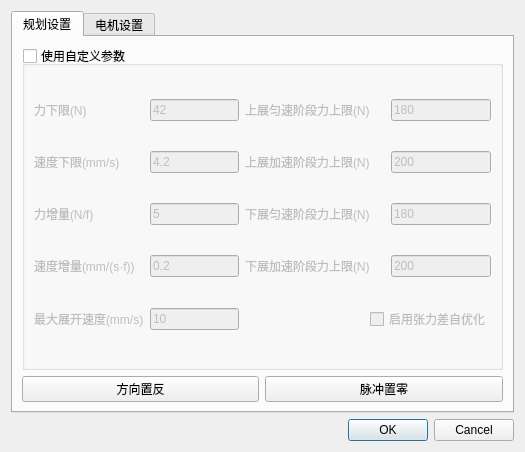
<?xml version="1.0" encoding="UTF-8"?>
<ui version="4.0">
 <class>SettingFilterDialog</class>
 <widget class="QDialog" name="SettingFilterDialog">
  <property name="geometry">
   <rect>
    <x>0</x>
    <y>0</y>
    <width>525</width>
    <height>452</height>
   </rect>
  </property>
  <property name="sizePolicy">
   <sizepolicy hsizetype="Minimum" vsizetype="Preferred">
    <horstretch>0</horstretch>
    <verstretch>0</verstretch>
   </sizepolicy>
  </property>
  <property name="minimumSize">
   <size>
    <width>0</width>
    <height>0</height>
   </size>
  </property>
  <property name="maximumSize">
   <size>
    <width>565</width>
    <height>16777215</height>
   </size>
  </property>
  <property name="windowTitle">
   <string>Dialog</string>
  </property>
  <layout class="QGridLayout" name="gridLayout">
   <item row="1" column="0">
    <widget class="QDialogButtonBox" name="buttonBox">
     <property name="orientation">
      <enum>Qt::Horizontal</enum>
     </property>
     <property name="standardButtons">
      <set>QDialogButtonBox::Cancel|QDialogButtonBox::Ok</set>
     </property>
    </widget>
   </item>
   <item row="0" column="0">
    <widget class="QTabWidget" name="tabWidget">
     <property name="currentIndex">
      <number>0</number>
     </property>
     <widget class="QWidget" name="tab">
      <attribute name="title">
       <string>规划设置</string>
      </attribute>
      <layout class="QGridLayout" name="gridLayout_4">
       <item row="1" column="1">
        <widget class="QPushButton" name="SetZero">
         <property name="text">
          <string>脉冲置零</string>
         </property>
        </widget>
       </item>
       <item row="1" column="0">
        <widget class="QPushButton" name="pushButton">
         <property name="text">
          <string>方向置反</string>
         </property>
         <property name="checkable">
          <bool>true</bool>
         </property>
         <property name="checked">
          <bool>false</bool>
         </property>
        </widget>
       </item>
       <item row="0" column="0" colspan="2">
        <widget class="QGroupBox" name="ParameterBox">
         <property name="enabled">
          <bool>true</bool>
         </property>
         <property name="maximumSize">
          <size>
           <width>16777215</width>
           <height>16777215</height>
          </size>
         </property>
         <property name="title">
          <string>使用自定义参数</string>
         </property>
         <property name="flat">
          <bool>true</bool>
         </property>
         <property name="checkable">
          <bool>true</bool>
         </property>
         <property name="checked">
          <bool>false</bool>
         </property>
         <layout class="QGridLayout" name="gridLayout_2">
          <item row="0" column="0">
           <widget class="QLabel" name="label_4">
            <property name="text">
             <string>力下限(N)</string>
            </property>
           </widget>
          </item>
          <item row="0" column="1">
           <widget class="QLineEdit" name="ForceLB">
            <property name="maximumSize">
             <size>
              <width>100</width>
              <height>16777215</height>
             </size>
            </property>
            <property name="text">
             <string>42</string>
            </property>
           </widget>
          </item>
          <item row="0" column="2" colspan="2">
           <widget class="QLabel" name="label_5">
            <property name="text">
             <string>上展匀速阶段力上限(N)</string>
            </property>
           </widget>
          </item>
          <item row="0" column="4">
           <widget class="QLineEdit" name="FALow">
            <property name="maximumSize">
             <size>
              <width>100</width>
              <height>16777215</height>
             </size>
            </property>
            <property name="text">
             <string>180</string>
            </property>
           </widget>
          </item>
          <item row="1" column="0">
           <widget class="QLabel" name="label_3">
            <property name="text">
             <string>速度下限(mm/s)</string>
            </property>
           </widget>
          </item>
          <item row="1" column="1">
           <widget class="QLineEdit" name="VelLB">
            <property name="maximumSize">
             <size>
              <width>100</width>
              <height>16777215</height>
             </size>
            </property>
            <property name="text">
             <string>4.2</string>
            </property>
           </widget>
          </item>
          <item row="1" column="2" colspan="2">
           <widget class="QLabel" name="label_6">
            <property name="text">
             <string>上展加速阶段力上限(N)</string>
            </property>
           </widget>
          </item>
          <item row="1" column="4">
           <widget class="QLineEdit" name="FAHigh">
            <property name="maximumSize">
             <size>
              <width>100</width>
              <height>16777215</height>
             </size>
            </property>
            <property name="text">
             <string>200</string>
            </property>
           </widget>
          </item>
          <item row="2" column="0">
           <widget class="QLabel" name="label">
            <property name="text">
             <string>力增量(N/f)</string>
            </property>
           </widget>
          </item>
          <item row="2" column="1">
           <widget class="QLineEdit" name="ForceInc">
            <property name="maximumSize">
             <size>
              <width>100</width>
              <height>16777215</height>
             </size>
            </property>
            <property name="text">
             <string>5</string>
            </property>
           </widget>
          </item>
          <item row="2" column="2" colspan="2">
           <widget class="QLabel" name="label_7">
            <property name="text">
             <string>下展匀速阶段力上限(N)</string>
            </property>
           </widget>
          </item>
          <item row="2" column="4">
           <widget class="QLineEdit" name="FELow">
            <property name="maximumSize">
             <size>
              <width>100</width>
              <height>16777215</height>
             </size>
            </property>
            <property name="text">
             <string>180</string>
            </property>
           </widget>
          </item>
          <item row="3" column="0">
           <widget class="QLabel" name="label_2">
            <property name="text">
             <string>速度增量(mm/(s·f))</string>
            </property>
           </widget>
          </item>
          <item row="3" column="1">
           <widget class="QLineEdit" name="VelInc">
            <property name="maximumSize">
             <size>
              <width>100</width>
              <height>16777215</height>
             </size>
            </property>
            <property name="text">
             <string>0.2</string>
            </property>
           </widget>
          </item>
          <item row="3" column="2" colspan="2">
           <widget class="QLabel" name="label_8">
            <property name="text">
             <string>下展加速阶段力上限(N)</string>
            </property>
           </widget>
          </item>
          <item row="3" column="4">
           <widget class="QLineEdit" name="FEHigh">
            <property name="maximumSize">
             <size>
              <width>100</width>
              <height>16777215</height>
             </size>
            </property>
            <property name="text">
             <string>200</string>
            </property>
           </widget>
          </item>
          <item row="4" column="0">
           <widget class="QLabel" name="label_9">
            <property name="text">
             <string>最大展开速度(mm/s)</string>
            </property>
           </widget>
          </item>
          <item row="4" column="1">
           <widget class="QLineEdit" name="VelHB">
            <property name="maximumSize">
             <size>
              <width>100</width>
              <height>16777215</height>
             </size>
            </property>
            <property name="text">
             <string>10</string>
            </property>
           </widget>
          </item>
          <item row="4" column="2">
           <spacer name="horizontalSpacer">
            <property name="orientation">
             <enum>Qt::Horizontal</enum>
            </property>
            <property name="sizeHint" stdset="0">
             <size>
              <width>93</width>
              <height>20</height>
             </size>
            </property>
           </spacer>
          </item>
          <item row="4" column="3" colspan="2">
           <widget class="QCheckBox" name="checkBox">
            <property name="text">
             <string>启用张力差自优化</string>
            </property>
           </widget>
          </item>
         </layout>
        </widget>
       </item>
      </layout>
     </widget>
     <widget class="QWidget" name="tab_2">
      <attribute name="title">
       <string>电机设置</string>
      </attribute>
      <layout class="QGridLayout" name="gridLayout_3">
       <item row="4" column="2">
        <spacer name="verticalSpacer">
         <property name="orientation">
          <enum>Qt::Vertical</enum>
         </property>
         <property name="sizeHint" stdset="0">
          <size>
           <width>20</width>
           <height>40</height>
          </size>
         </property>
        </spacer>
       </item>
       <item row="3" column="2">
        <widget class="QLabel" name="label_18">
         <property name="text">
          <string>换算常数</string>
         </property>
        </widget>
       </item>
       <item row="1" column="2">
        <widget class="QLabel" name="label_19">
         <property name="text">
          <string>电机选择</string>
         </property>
        </widget>
       </item>
       <item row="2" column="4">
        <widget class="QRadioButton" name="mic">
         <property name="text">
          <string>国产</string>
         </property>
         <attribute name="buttonGroup">
          <string notr="true">MotorChoice</string>
         </attribute>
        </widget>
       </item>
       <item row="3" column="4">
        <widget class="QLineEdit" name="motorDisp"/>
       </item>
       <item row="2" column="2">
        <widget class="QRadioButton" name="maxson">
         <property name="text">
          <string>Maxson</string>
         </property>
         <property name="checked">
          <bool>true</bool>
         </property>
         <attribute name="buttonGroup">
          <string notr="true">MotorChoice</string>
         </attribute>
        </widget>
       </item>
      </layout>
     </widget>
    </widget>
   </item>
  </layout>
 </widget>
 <resources/>
 <connections>
  <connection>
   <sender>buttonBox</sender>
   <signal>accepted()</signal>
   <receiver>SettingFilterDialog</receiver>
   <slot>accept()</slot>
   <hints>
    <hint type="sourcelabel">
     <x>248</x>
     <y>254</y>
    </hint>
    <hint type="destinationlabel">
     <x>157</x>
     <y>274</y>
    </hint>
   </hints>
  </connection>
  <connection>
   <sender>buttonBox</sender>
   <signal>rejected()</signal>
   <receiver>SettingFilterDialog</receiver>
   <slot>reject()</slot>
   <hints>
    <hint type="sourcelabel">
     <x>316</x>
     <y>260</y>
    </hint>
    <hint type="destinationlabel">
     <x>286</x>
     <y>274</y>
    </hint>
   </hints>
  </connection>
 </connections>
 <buttongroups>
  <buttongroup name="MotorChoice"/>
 </buttongroups>
</ui>
